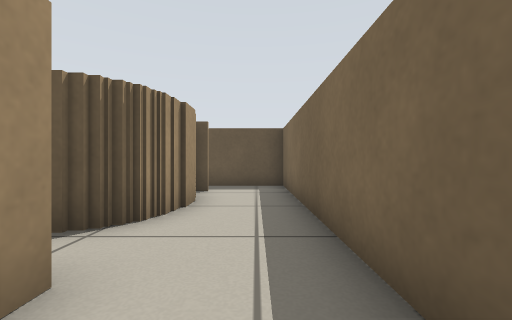
View 1 (above)

16 first-person views from a walk through a robot-simulator world made for Stage. The camera is 0.45 m above the floor, looks level and sees 90° across. The lines on the ground mark 1 m squares. The floor is counted in squares, 0.5 m on a side. Each view is taken from the middle of a square. On the plan, view 1 faces up. The plan holds only what a view shows up to about 10 squares ahead; the rest is blank.

View 2
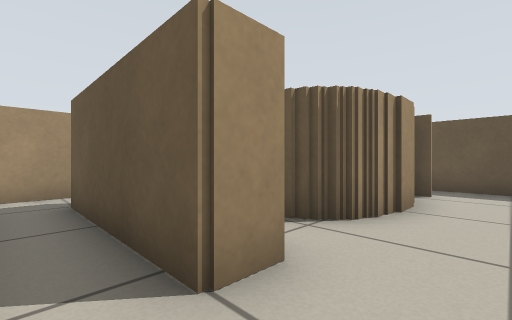

View 3
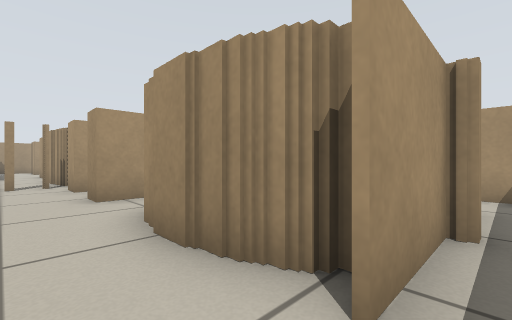

View 4
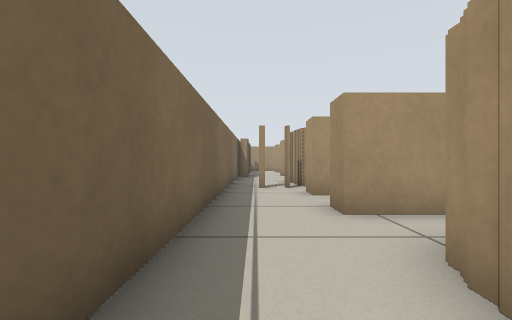

View 5
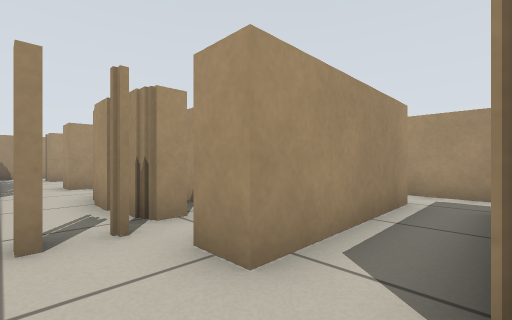

View 6
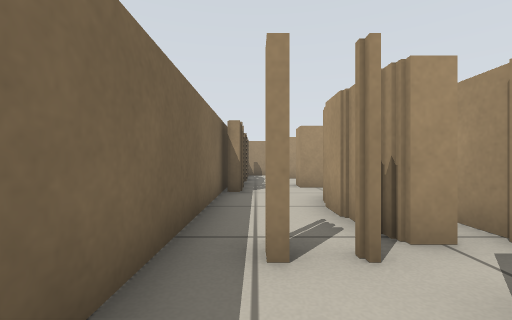

View 7
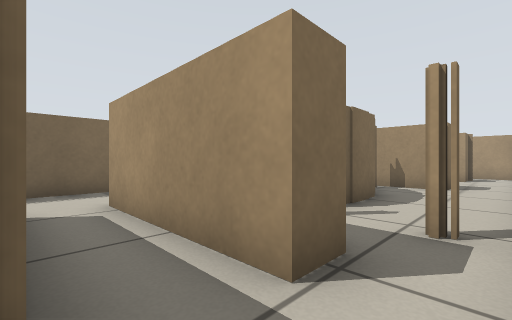

View 8
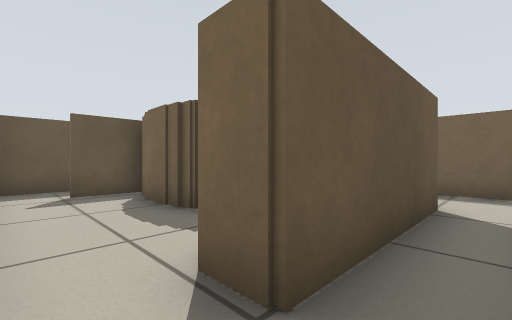

View 9
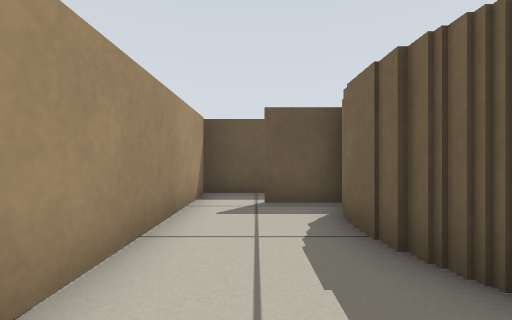

View 10
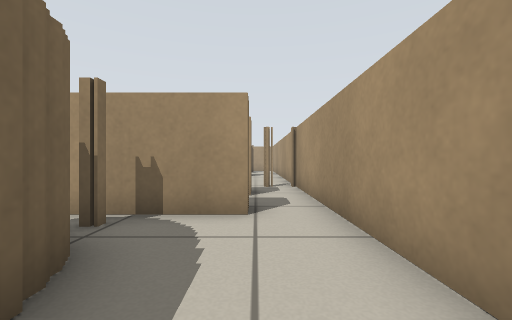

View 11
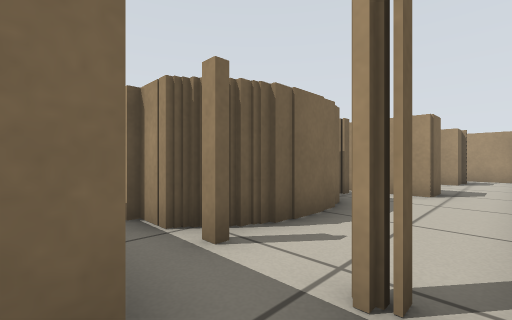

View 12
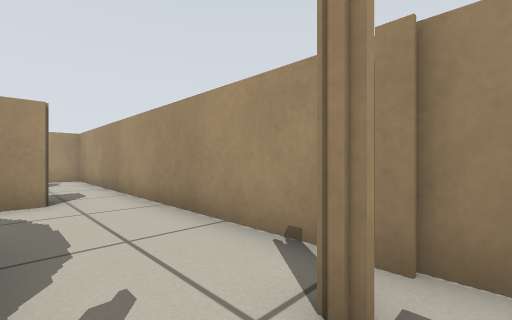

View 13
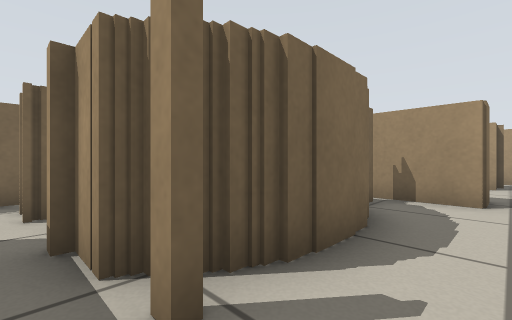

View 14
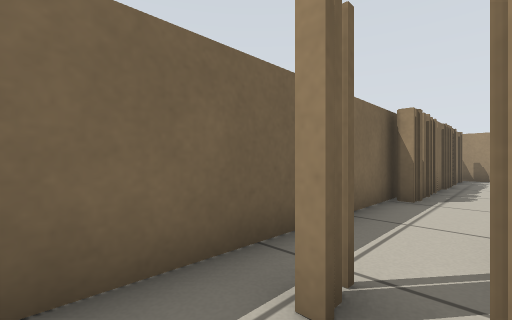

View 15
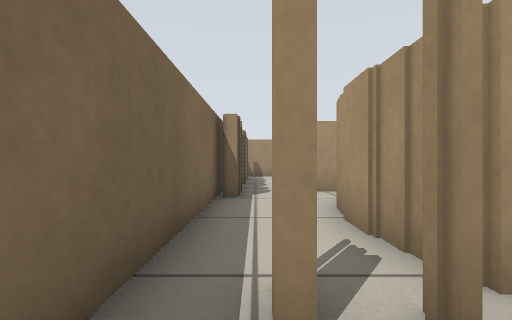

View 16
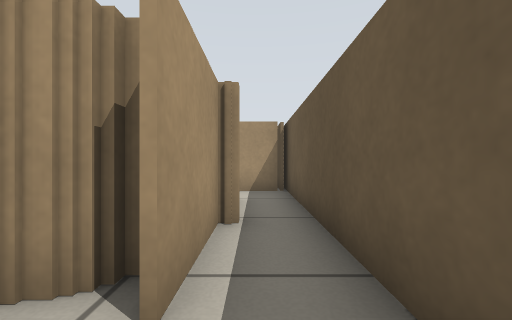

### Floor plan
Key: @ floor where view 1 was taken; # wall or solid block; x gap in a wall; . floor; T thing the floor can be seen under or through.
Columns run from 8 left of view 1 to 1 right of it. Each row starts with its distance up from view 1.
  9 ##########
  8 #...x....#
  7 #..####..#
  6 #...###..#
  5 #...###..#
  4 #...###..#
  3 #....x...#
  2 #..####..#
  1 #..####..#
  0 #.......@#
 -1 #..####..#
 -2 #......TT#
 -3 #xxx###.T#
 -4 #...###..#
 -5 #...###..#
 -6 #...###..#
 -7 #....#...#
 -8 #.... ...#
 -9 #..####..#
-10 #..    ..#
-11 #...   ..#
-12 #...   ..#
-13 #..#    .#
-14 #..     .#
-15 ###

Where each view was taken, in squares from view 1:
view 1: 0 up, 0 right, facing up
view 2: 0 up, 0 right, facing up-left
view 3: 8 up, 0 right, facing down-left
view 4: 6 up, 0 right, facing down
view 5: 1 up, 0 right, facing down-left
view 6: 0 up, 0 right, facing down
view 7: 1 up, 7 left, facing down-right
view 8: 0 up, 7 left, facing up-right
view 9: 2 up, 6 left, facing up
view 10: 6 up, 6 left, facing down
view 11: 1 down, 7 left, facing down-right
view 12: 2 down, 5 left, facing down-left
view 13: 2 down, 6 left, facing down-right
view 14: 1 down, 1 left, facing down-right
view 15: 1 down, 0 right, facing down
view 16: 8 up, 0 right, facing left
